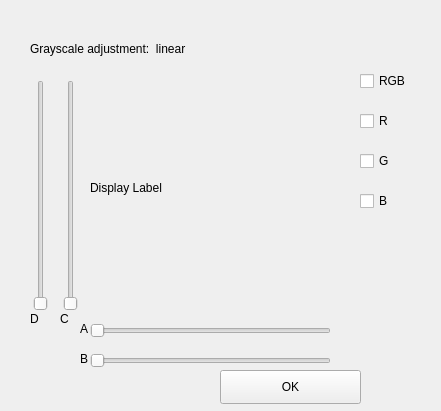
    <widget class="QWidget" name="GSAWidget" native="true">
     <property name="geometry">
      <rect>
       <x>10</x>
       <y>10</y>
       <width>441</width>
       <height>411</height>
      </rect>
     </property>
     <widget class="QLabel" name="label_39">
      <property name="geometry">
       <rect>
        <x>30</x>
        <y>40</y>
        <width>311</width>
        <height>18</height>
       </rect>
      </property>
      <property name="text">
       <string>Grayscale adjustment:  linear</string>
      </property>
     </widget>
     <widget class="QSlider" name="GSASliderD">
      <property name="geometry">
       <rect>
        <x>30</x>
        <y>80</y>
        <width>22</width>
        <height>231</height>
       </rect>
      </property>
      <property name="orientation">
       <enum>Qt::Vertical</enum>
      </property>
     </widget>
     <widget class="QSlider" name="GSASliderC">
      <property name="geometry">
       <rect>
        <x>60</x>
        <y>80</y>
        <width>22</width>
        <height>231</height>
       </rect>
      </property>
      <property name="orientation">
       <enum>Qt::Vertical</enum>
      </property>
     </widget>
     <widget class="QSlider" name="GSASliderA">
      <property name="geometry">
       <rect>
        <x>90</x>
        <y>320</y>
        <width>241</width>
        <height>22</height>
       </rect>
      </property>
      <property name="orientation">
       <enum>Qt::Horizontal</enum>
      </property>
     </widget>
     <widget class="QSlider" name="GSASliderB">
      <property name="geometry">
       <rect>
        <x>90</x>
        <y>350</y>
        <width>241</width>
        <height>22</height>
       </rect>
      </property>
      <property name="orientation">
       <enum>Qt::Horizontal</enum>
      </property>
     </widget>
     <widget class="QLabel" name="label_40">
      <property name="geometry">
       <rect>
        <x>90</x>
        <y>60</y>
        <width>256</width>
        <height>256</height>
       </rect>
      </property>
      <property name="text">
       <string>Display Label</string>
      </property>
     </widget>
     <widget class="QPushButton" name="GSALinearOkBtn">
      <property name="geometry">
       <rect>
        <x>220</x>
        <y>370</y>
        <width>141</width>
        <height>34</height>
       </rect>
      </property>
      <property name="text">
       <string>OK</string>
      </property>
     </widget>
     <widget class="QLabel" name="label_41">
      <property name="geometry">
       <rect>
        <x>30</x>
        <y>310</y>
        <width>16</width>
        <height>18</height>
       </rect>
      </property>
      <property name="text">
       <string>D</string>
      </property>
     </widget>
     <widget class="QLabel" name="label_42">
      <property name="geometry">
       <rect>
        <x>60</x>
        <y>310</y>
        <width>16</width>
        <height>18</height>
       </rect>
      </property>
      <property name="text">
       <string>C</string>
      </property>
     </widget>
     <widget class="QLabel" name="label_43">
      <property name="geometry">
       <rect>
        <x>80</x>
        <y>320</y>
        <width>16</width>
        <height>18</height>
       </rect>
      </property>
      <property name="text">
       <string>A</string>
      </property>
     </widget>
     <widget class="QLabel" name="label_44">
      <property name="geometry">
       <rect>
        <x>80</x>
        <y>350</y>
        <width>16</width>
        <height>18</height>
       </rect>
      </property>
      <property name="text">
       <string>B</string>
      </property>
     </widget>
     <widget class="QCheckBox" name="inputLinearGSAChoiceRGB">
      <property name="geometry">
       <rect>
        <x>360</x>
        <y>70</y>
        <width>81</width>
        <height>22</height>
       </rect>
      </property>
      <property name="text">
       <string>RGB</string>
      </property>
     </widget>
     <widget class="QCheckBox" name="inputLinearGSAChoiceR">
      <property name="geometry">
       <rect>
        <x>360</x>
        <y>110</y>
        <width>61</width>
        <height>22</height>
       </rect>
      </property>
      <property name="text">
       <string>R</string>
      </property>
     </widget>
     <widget class="QCheckBox" name="inputLinearGSAChoiceG">
      <property name="geometry">
       <rect>
        <x>360</x>
        <y>150</y>
        <width>71</width>
        <height>22</height>
       </rect>
      </property>
      <property name="text">
       <string>G</string>
      </property>
     </widget>
     <widget class="QCheckBox" name="inputLinearGSAChoiceB">
      <property name="geometry">
       <rect>
        <x>360</x>
        <y>190</y>
        <width>61</width>
        <height>22</height>
       </rect>
      </property>
      <property name="text">
       <string>B</string>
      </property>
     </widget>
    </widget>
